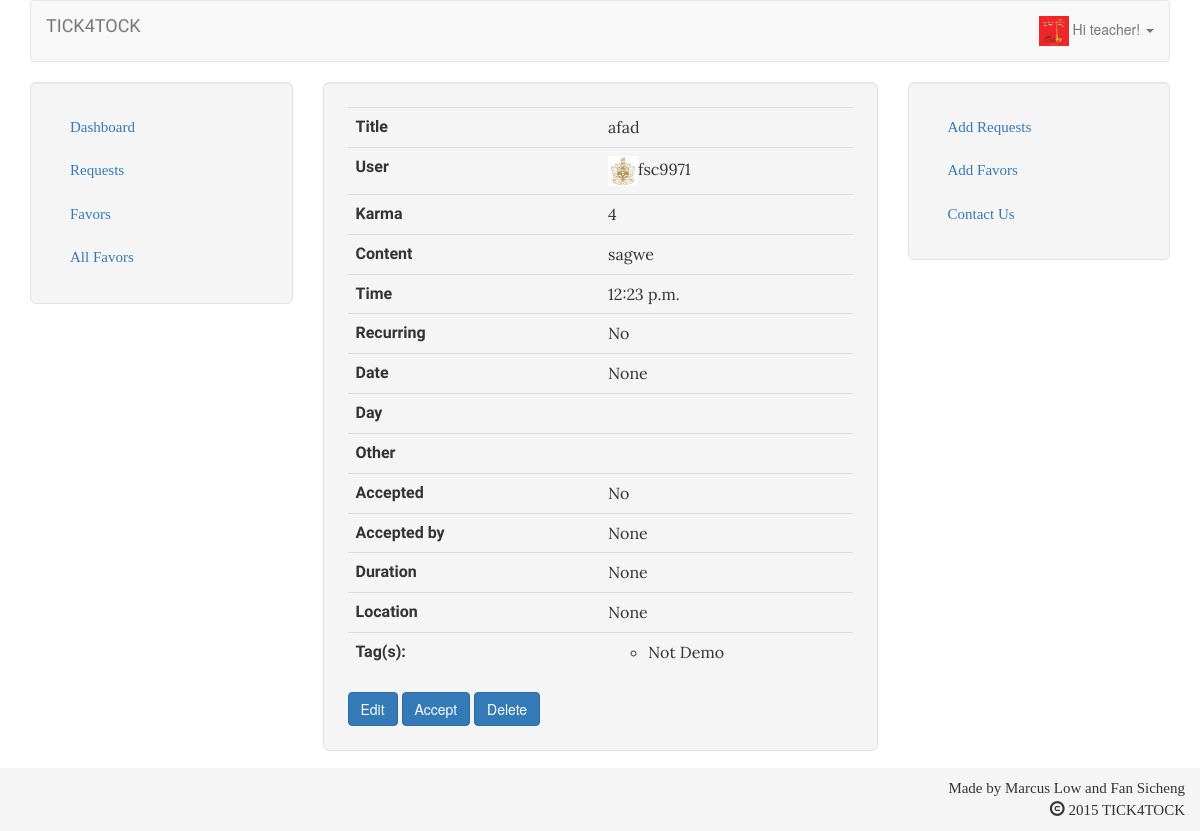
Before: /request/25 (signed in) with the older database file.
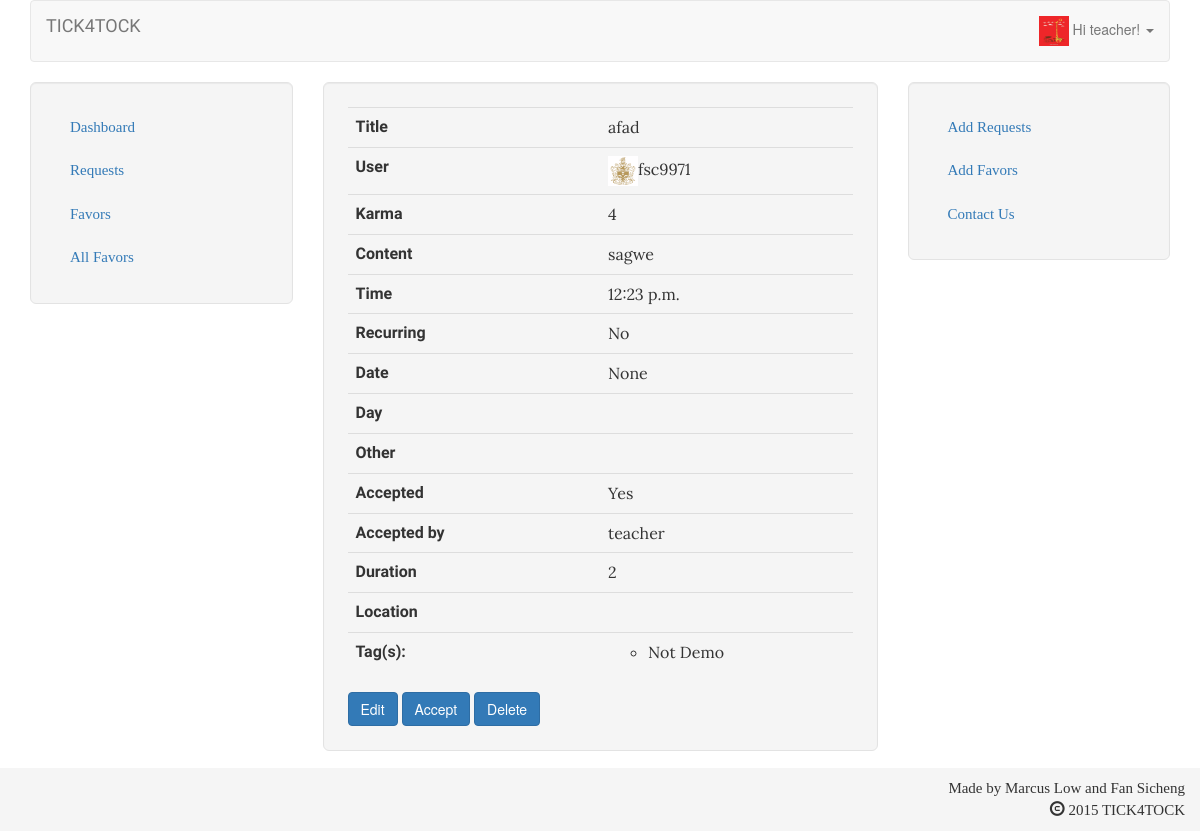
After: the same page with the newer database file.
### ttrade/models.py (models this page shows, shortened)
class Request(models.Model):
    Day_Choices = (
        ('Monday', 'Monday'),
        ('Tuesday', 'Tuesday'),
        ('Wednesday', 'Wednesday'),
        ('Thursday', 'Thursday'),
        ('Friday', 'Friday'),
        ('Saturday', 'Saturday'),
        ('Sunday', 'Sunday'),
    )
    user = models.ForeignKey(UserProfile, blank=True, null=True, related_name="request_user")
    title = models.CharField(max_length=255)
    content = models.TextField(blank=True)
    time = models.TimeField()
    recur = models.BooleanField(default=False)
    date = models.DateField(blank=True, null=True)
    day = models.CharField(max_length=9, choices=Day_Choices, blank=True)
    other = models.TextField(blank=True)
    tag = models.ManyToManyField('Tag', related_name='requests', null=True, blank=True)
    acceptor = models.ForeignKey(UserProfile, blank=True, null=True, related_name="request_acceptor")
    accepted = models.BooleanField(default=False)
    duration = models.IntegerField(default=0, null=True, blank=True)
    location = models.TextField(null=True, blank=True)

### accounts/models.py (models this page shows, shortened)
class UserProfile(models.Model):
    user = models.OneToOneField(User)
    address = models.CharField(max_length=225, blank=True)
    age = models.IntegerField(default=1)
    karma = models.IntegerField(blank=True, default=0)
    website = models.URLField(blank=True)
    picture = models.ImageField(upload_to='profile_images', blank=True)
    contact = models.CharField(max_length=225, null=True, blank=True)
    timepoint = models.IntegerField(default=10)
    def __unicode__(self):
        return self.user.username

### ttrade/views.py (the view)
# urls.py: url(r'^request/(?P<pk>\d+)$', views.RequestDetail.as_view(),  name='detailr'),
class RequestDetail(DetailView):
    model = Request

### ttrade/templates/ttrade/request_detail.html (shortened to what this page needs)
{%extends 'ttrade/base.html'%}
{% block content %}
    <table class="table">
        <tbody>
            <tr>
                <th>Title</th><td>{{object.title}}</td>
            </tr>
            <tr>
                <th>User</th><td><a href="../user/{{ object.user.id }}"><img src="/media/{{object.user.picture}}" style="height:30px; width:30px;" %} /></a>{{object.user}}</td>
            </tr>
            <tr>
                <th>Karma</th><td>{{object.user.karma}}</td>
            </tr>
            <tr>
                <th>Content</th><td>{{object.content}}</td>
            </tr>
            <tr>
                <th>Time</th><td>{{object.time}}</td>
            </tr>
            <tr>
                <th>Recurring</th>
                {% if object.recur == True %}
                <td>Yes</td>
                {% else %}
                <td>No</td>
                {% endif %}
            </tr>
            <tr>
                <th>Date</th><td>{{object.date}}</td>
            </tr>
            <tr>
                <th>Day</th><td>{{object.day}}</td>
            </tr>
            <tr>
                <th>Other</th><td>{{object.other}}</td>
            </tr>
            {% if object.accepted == True %}
            <tr>
                <th>Accepted</th><td>Yes</td>
            </tr>
            {% else %}
            <tr>
                <th>Accepted</th><td>No</td>
            </tr>
            {% endif %}
            <tr>
                <th>Accepted by</th><td>{{object.acceptor}}</td>
            </tr>
            <tr>
                <th>Duration</th><td>{{object.duration}}</td>
            </tr>
            <tr>
                <th>Location</th><td>{{object.location}}</td>
            </tr>
            <tr>
                <th>Tag(s):</th>
                <td>
                    <ul>
                        {% for t in object.tag.all %}
                            <li>{{t.title}}</li>
                        {% endfor %}
                    </ul>
                </td>
            </tr>
        </tbody>
    </table>
<a href="{{object.id}}/edit"><button type="button" class="btn btn-primary">
    Edit
</button></a>
<button type="button" class="btn btn-primary" id="acceptRequest">Accept</button>
<a href="{{object.id}}/delete"><button type="button" class="btn btn-primary">
    Delete
</button></a>
{%endblock%}

Changed rows visible on the page:
changed Request "afad": accepted False → True (drawn); acceptor "None" → "teacher"; duration "None" → "2"; location "None" → (not shown)
Other visible differences:
text no longer shown: "No"
text now shown: "Yes"
